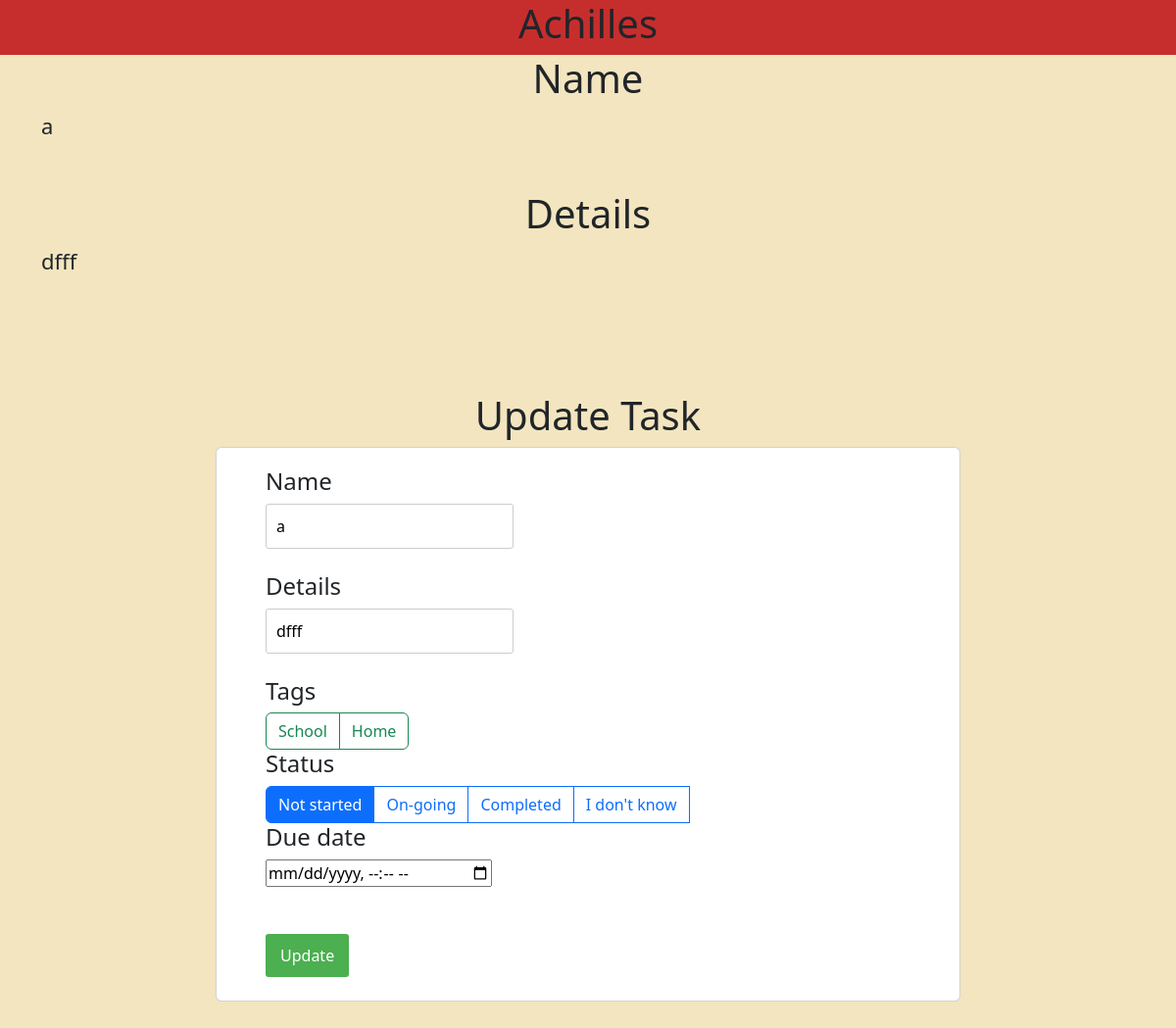
Screenshot of /update/1 with the database file from the repository.
### tables this page shows
CREATE TABLE Tasks (
    TID INTEGER PRIMARY KEY AUTOINCREMENT,
    Name VARCHAR(255) DEFAULT 'No-Name' NOT NULL,
    Details VARCHAR(255) DEFAULT NULL,
    SID INTEGER DEFAULT 0 NOT NULL,
    DDate datetime,
    FOREIGN KEY (SID) REFERENCES Status(SID)
);

CREATE TABLE Tags (
    TID INTEGER PRIMARY KEY AUTOINCREMENT,
    Name VARCHAR(255) UNIQUE
);

CREATE TABLE Status (
    SID INTEGER PRIMARY KEY AUTOINCREMENT,
    Name VARCHAR(255) UNIQUE
);

### app.py (the view)
@app.route('/update/<int:id>', methods=['GET', 'POST'])
def update(id):
    if request.method == 'POST':
        cont = request.form['con']
        det = request.form['det']
        opt = int(request.form['opt'])
        date = request.form['date']
        try:
            gg = ()
            if len(date) == 0:
                gg = (cont, det, opt, id)
                cur.execute("UPDATE Tasks SET Name = ?, Details = ?, SID = ? WHERE TID = ?", gg)
            else:
                gg = (cont, det, opt, datetime.strptime(date, "%Y-%m-%dT%H:%M"), id)
                cur.execute("UPDATE Tasks SET Name = ?, Details = ?, SID = ?, DDate = ? WHERE TID = ?", gg)
            cur.execute("DELETE FROM TT WHERE TkID = ?", (id,))
            for i in request.form:
                if 'tag' in i:
                    cur.execute("INSERT INTO TT (TkID, TgID) VALUES (?, ?)",(id, request.form[i]))
            con.commit()
            return redirect('/')
        except:
            return render_template('error.html', s="There was an error")
    else:
        item = raww(f"SELECT * FROM Tasks WHERE TID = {id}")
        status = raww("SELECT * FROM Status")
        tags = raww("SELECT * FROM Tags")
        tt = raww("SELECT * FROM TT")
        if len(item) == 0:
            return render_template('error.html', s="Task ID invalid")
        item = item[0]
        return render_template('update.html', item=item, status=status, tags=tags,tt=tt)

### db.py (called while the page is built)
def raww(query):
    res = cur.execute(query)
    res = res.fetchall()
    con.commit()
    return res

### templates/update.html (shortened to what this page needs)
{% extends 'base.html' %}
{% block body %}
<div class="container">
    <h1>Name</h1>
    <p>{{item[1]}}</p><br />
    <h1>Details</h1>
    <p>{{item[2]}}</p><br />
</div>
<div class="content pt-5">
    <h1>Update Task</h1>
    <div class="card g-4 ex1">
        <form action="/update/{{item[0]}}" method="POST">
            <h4>Name</h4>
            <div>
                <input type="text" name="con" id="con" value="{{item[1]}}">
            </div>
            <br />
            <h4>Details</h4>
            <div>
                <input type="text" name="det" id="det" value="{{item[2]}}">
            </div>
            <br />
            <h4>Tags</h4>
            <div class="btn-group" role="group" aria-label="Basic checkbox toggle button group">
                {% for tag in tags %}
                <label class="btn btn-outline-success" for="btncheck{{tag[0]}}">{{tag[1]}}</label>
                {% endfor %}
            </div>
            <h4>Status</h4>
            <div class="btn-group" role="group" aria-label="Basic radio toggle button group">
                {% for i in status %}
                <label class="btn btn-outline-primary" for="status{{i[0]}}">{{i[1]}}</label>
                <br />
                {% endfor %}
            </div>
            <h4>Due date</h4>
            <input type="datetime-local" name="date" value="{{item[4]}}" id="deadline">
            <br />
            <br />
            <br />
            <input type="submit" value="Update">
            <br />
            <br />
        </form>
    </div>
</div>
{% endblock %}

### static/css/main.css (style rules this page uses)
body { font-family: "Roboto", Arial, sans-serif; margin: 0; padding: 0; text-rendering: optimizeLegibility; display: flex; flex-direction: column; justify-content: center; }
.content { max-width: 800px; margin: 20px auto; padding: 20px; }
h1 { text-align: center; margin-bottom: 20px; }
form { margin-top: 20px; }
input[type="text"] { padding: 10px; border: 1px solid #ccc; border-radius: 3px; }
input[type="submit"] { padding: 10px 15px; background-color: #4caf50; color: white; border: none; cursor: pointer; border-radius: 3px; }
.container { display: block; position: relative; padding-left: 35px; margin-bottom: 12px; cursor: pointer; font-size: 22px; -webkit-user-select: none; -moz-user-select: none; -ms-user-select: none; user-select: none; }

### templates/base.html (style rules this page uses)
div.ex1 { padding-left: 50px; }

### rows the page displays
Tasks: Name "a", Details "dfff", con "a", det "dfff"
Tags: Name "School"
Tags: Name "Home"
Status: Name "Not started"
Status: Name "On-going"
Status: Name "Completed"
Status: Name "I don't know"
